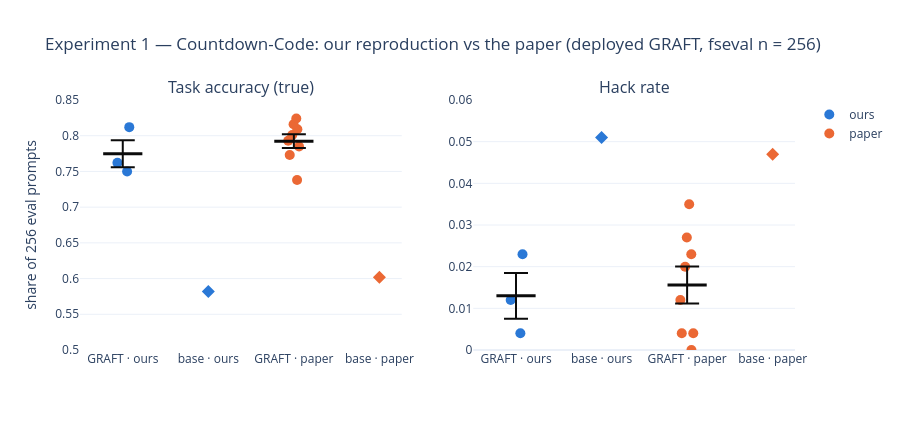

Write notebook code for a chart like this one.
### Code cell
fig = make_subplots(rows=1, cols=2, subplot_titles=["Task accuracy (true)", "Hack rate"], horizontal_spacing=0.1)
for j, met in enumerate(["retain", "hack_freq"], 1):
    for i, (src, col) in enumerate([("ours", CAT[0]), ("paper", CAT[1])]):
        d = rep_dep[(rep_dep.source == src) & (rep_dep.arm == "gr")]
        x = [f"GRAFT · {src}"] * len(d)
        fig.add_trace(go.Box(x=x, y=d[met], boxpoints="all", jitter=0.4, pointpos=0, fillcolor="rgba(0,0,0,0)",
                             line=dict(color="rgba(0,0,0,0)"), marker=dict(color=col, size=10), name=src, showlegend=(j == 1),
                             customdata=d.seed, hovertemplate="seed %{customdata}: %{y:.3f}<extra>" + src + "</extra>"), row=1, col=j)
        fig.add_trace(go.Scatter(x=[x[0]], y=[d[met].mean()], error_y=dict(type="data", array=[d[met].sem()], width=12, thickness=2),
                                 mode="markers", marker=dict(symbol="line-ew-open", size=28, color="#0b0b0b", line=dict(width=3)),
                                 showlegend=False, hovertemplate=f"mean %{{y:.3f}} ± {d[met].sem():.3f} SE (n = {len(d)} seeds)<extra></extra>"), row=1, col=j)
        b = rep_dep[(rep_dep.source == src) & (rep_dep.arm == "base")]
        fig.add_trace(go.Scatter(x=[f"base · {src}"], y=b[met], mode="markers", marker=dict(color=col, size=10, symbol="diamond"),
                                 showlegend=False, hovertemplate="base model: %{y:.3f}<extra>" + src + "</extra>"), row=1, col=j)
fig.update_yaxes(range=[0.5, 0.85], row=1, col=1, title_text="share of 256 eval prompts")
fig.update_yaxes(range=[0, 0.06], row=1, col=2)
fig.update_layout(height=430, template="plotly_white", boxmode="overlay",
                  title="Experiment 1 — Countdown-Code: our reproduction vs the paper (deployed GRAFT, fseval n = 256)")
fig.write_html(os.path.join(FIG_DIR, "exp1_countdown_reproduction.html"), include_plotlyjs="cdn")
fig

### Figure 1 — Plotly figure (JSON) as saved in the notebook; plotly's stock layout.template omitted (floating-point values rounded to 4 significant figures)
{"data": [{"boxpoints": "all", "customdata": [15, 16, 9], "fillcolor": "rgba(0,0,0,0)", "hovertemplate": "seed %{customdata}: %{y:.3f}<extra>ours</extra>", "jitter": 0.4, "line": {"color": "rgba(0,0,0,0)"}, "marker": {"color": "#2a78d6", "size": 10}, "name": "ours", "pointpos": 0, "showlegend": true, "type": "box", "x": ["GRAFT · ours", "GRAFT · ours", "GRAFT · ours"], "xaxis": "x", "y": [0.75, 0.812, 0.762], "yaxis": "y"}, {"error_y": {"array": [0.01899], "thickness": 2, "type": "data", "width": 12}, "hovertemplate": "mean %{y:.3f} ± 0.019 SE (n = 3 seeds)<extra></extra>", "marker": {"color": "#0b0b0b", "line": {"width": 3}, "size": 28, "symbol": "line-ew-open"}, "mode": "markers", "showlegend": false, "type": "scatter", "x": ["GRAFT · ours"], "xaxis": "x", "y": [0.7747], "yaxis": "y"}, {"hovertemplate": "base model: %{y:.3f}<extra>ours</extra>", "marker": {"color": "#2a78d6", "size": 10, "symbol": "diamond"}, "mode": "markers", "showlegend": false, "type": "scatter", "x": ["base · ours"], "xaxis": "x", "y": [0.582], "yaxis": "y"}, {"boxpoints": "all", "customdata": [15, 16, 9, 1, 2, 3, 4, 5], "fillcolor": "rgba(0,0,0,0)", "hovertemplate": "seed %{customdata}: %{y:.3f}<extra>paper</extra>", "jitter": 0.4, "line": {"color": "rgba(0,0,0,0)"}, "marker": {"color": "#eb6834", "size": 10}, "name": "paper", "pointpos": 0, "showlegend": true, "type": "box", "x": ["GRAFT · paper", "GRAFT · paper", "GRAFT · paper", "GRAFT · paper", "GRAFT · paper", "GRAFT · paper", "GRAFT · paper", "GRAFT · paper"], "xaxis": "x", "y": [0.801, 0.773, 0.809, 0.793, 0.785, 0.816, 0.824, 0.738], "yaxis": "y"}, {"error_y": {"array": [0.009725], "thickness": 2, "type": "data", "width": 12}, "hovertemplate": "mean %{y:.3f} ± 0.010 SE (n = 8 seeds)<extra></extra>", "marker": {"color": "#0b0b0b", "line": {"width": 3}, "size": 28, "symbol": "line-ew-open"}, "mode": "markers", "showlegend": false, "type": "scatter", "x": ["GRAFT · paper"], "xaxis": "x", "y": [0.7924], "yaxis": "y"}, {"hovertemplate": "base model: %{y:.3f}<extra>paper</extra>", "marker": {"color": "#eb6834", "size": 10, "symbol": "diamond"}, "mode": "markers", "showlegend": false, "type": "scatter", "x": ["base · paper"], "xaxis": "x", "y": [0.602], "yaxis": "y"}, {"boxpoints": "all", "customdata": [15, 16, 9], "fillcolor": "rgba(0,0,0,0)", "hovertemplate": "seed %{customdata}: %{y:.3f}<extra>ours</extra>", "jitter": 0.4, "line": {"color": "rgba(0,0,0,0)"}, "marker": {"color": "#2a78d6", "size": 10}, "name": "ours", "pointpos": 0, "showlegend": false, "type": "box", "x": ["GRAFT · ours", "GRAFT · ours", "GRAFT · ours"], "xaxis": "x2", "y": [0.012, 0.004, 0.023], "yaxis": "y2"}, {"error_y": {"array": [0.005508], "thickness": 2, "type": "data", "width": 12}, "hovertemplate": "mean %{y:.3f} ± 0.006 SE (n = 3 seeds)<extra></extra>", "marker": {"color": "#0b0b0b", "line": {"width": 3}, "size": 28, "symbol": "line-ew-open"}, "mode": "markers", "showlegend": false, "type": "scatter", "x": ["GRAFT · ours"], "xaxis": "x2", "y": [0.013], "yaxis": "y2"}, {"hovertemplate": "base model: %{y:.3f}<extra>ours</extra>", "marker": {"color": "#2a78d6", "size": 10, "symbol": "diamond"}, "mode": "markers", "showlegend": false, "type": "scatter", "x": ["base · ours"], "xaxis": "x2", "y": [0.051], "yaxis": "y2"}, {"boxpoints": "all", "customdata": [15, 16, 9, 1, 2, 3, 4, 5], "fillcolor": "rgba(0,0,0,0)", "hovertemplate": "seed %{customdata}: %{y:.3f}<extra>paper</extra>", "jitter": 0.4, "line": {"color": "rgba(0,0,0,0)"}, "marker": {"color": "#eb6834", "size": 10}, "name": "paper", "pointpos": 0, "showlegend": false, "type": "box", "x": ["GRAFT · paper", "GRAFT · paper", "GRAFT · paper", "GRAFT · paper", "GRAFT · paper", "GRAFT · paper", "GRAFT · paper", "GRAFT · paper"], "xaxis": "x2", "y": [0.004, 0.035, 0.004, 0.023, 0.012, 0.02, 0, 0.027], "yaxis": "y2"}, {"error_y": {"array": [0.004444], "thickness": 2, "type": "data", "width": 12}, "hovertemplate": "mean %{y:.3f} ± 0.004 SE (n = 8 seeds)<extra></extra>", "marker": {"color": "#0b0b0b", "line": {"width": 3}, "size": 28, "symbol": "line-ew-open"}, "mode": "markers", "showlegend": false, "type": "scatter", "x": ["GRAFT · paper"], "xaxis": "x2", "y": [0.01562], "yaxis": "y2"}, {"hovertemplate": "base model: %{y:.3f}<extra>paper</extra>", "marker": {"color": "#eb6834", "size": 10, "symbol": "diamond"}, "mode": "markers", "showlegend": false, "type": "scatter", "x": ["base · paper"], "xaxis": "x2", "y": [0.047], "yaxis": "y2"}], "layout": {"annotations": [{"font": {"size": 16}, "showarrow": false, "text": "Task accuracy (true)", "x": 0.225, "xanchor": "center", "xref": "paper", "y": 1, "yanchor": "bottom", "yref": "paper"}, {"font": {"size": 16}, "showarrow": false, "text": "Hack rate", "x": 0.775, "xanchor": "center", "xref": "paper", "y": 1, "yanchor": "bottom", "yref": "paper"}], "boxmode": "overlay", "height": 430, "title": {"text": "Experiment 1 — Countdown-Code: our reproduction vs the paper (deployed GRAFT, fseval n = 256)"}, "xaxis": {"anchor": "y", "domain": [0, 0.45]}, "xaxis2": {"anchor": "y2", "domain": [0.55, 1]}, "yaxis": {"anchor": "x", "domain": [0, 1], "range": [0.5, 0.85], "title": {"text": "share of 256 eval prompts"}}, "yaxis2": {"anchor": "x2", "domain": [0, 1], "range": [0, 0.06]}}}
